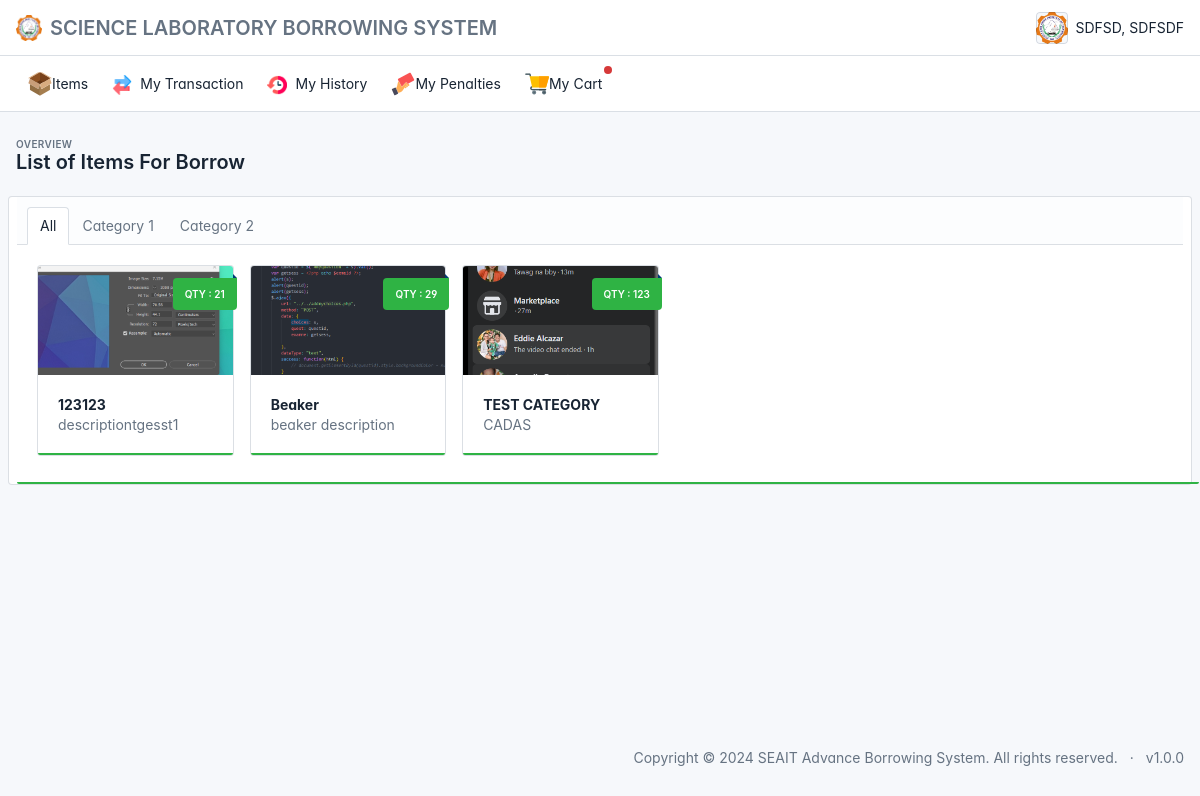
/user/index.php (signed in), run on the app's committed database.
### tables this page shows
CREATE TABLE IF NOT EXISTS `tbl_category` (
  `category_id` int NOT NULL AUTO_INCREMENT,
  `category_name` varchar(100) NOT NULL,
  `status` int NOT NULL DEFAULT '1',
  PRIMARY KEY (`category_id`)
);

CREATE TABLE IF NOT EXISTS `tbl_item` (
  `item_code` varchar(100) NOT NULL,
  `item_name` varchar(100) NOT NULL,
  `category_id` int NOT NULL,
  `size_id` int NOT NULL,
  `quantity` int NOT NULL DEFAULT '0',
  `status` int NOT NULL,
  `description` varchar(100) NOT NULL,
  `img_path` varchar(100) NOT NULL,
  `date_created` datetime NOT NULL DEFAULT CURRENT_TIMESTAMP,
  PRIMARY KEY (`item_code`),
  KEY `fk_category_id` (`category_id`),
  KEY `fk_size_id` (`size_id`)
);

### user/index.php (the view, shortened to what this page needs)
<?php
include '../connection.php';
?>
<!doctype html>
<html lang="en">
<?php include '../components/head.php' ?>
<body class=" layout-fluid">
  <div class="page">
    <?php include '../components/navbar.php' ?>
    <?php include '../components/usersidebar.php' ?>
    <div class="page-wrapper">
      <div class="page-header d-print-none">
        <div class="container-xl">
          <div class="row g-2 align-items-center">
            <div class="col">
              <div class="page-pretitle">
                Overview
              </div>
              <h2 class="page-title">
                List of Items For Borrow
              </h2>
            </div>
          </div>
        </div>
      </div>
        <div class="page-body">
          <div class="container-xl">
            <div class="row">
              <div class="card">
                <div class="card-status-bottom bg-success"></div>
                <div class="card-header">
                  <ul class="nav nav-tabs card-header-tabs" data-bs-toggle="tabs">
                    <li class="nav-item">
                      <a href="#all" class="nav-link active" data-bs-toggle="tab">All</a>
                    </li>
                    <?php
                    $sql = "SELECT * FROM tbl_category order by category_id";
                    $rs = $conn->query($sql);
                    foreach ($rs as $row) { ?>
                      <li class="nav-item">
                        <a href="#<?php echo str_replace(' ', '', $row['category_name']) ?>" class="nav-link text-capitalize" data-bs-toggle="tab"><?php echo $row['category_name'] ?></a>
                      </li>
                    <?php } ?>
                  </ul>
                </div>
                <div class="card-body w-75">
                  <div class="tab-content">
                    <div class="tab-pane active show" id="all">
                      <div class="row" id="cardContainer">
                        <?php
                        $sqls = "SELECT
                                      a.item_code,
                                      a.item_name,
                                      a.img_path,
                                      a.quantity,
                                      b.category_name,
                                      a.description
                                  FROM
                                      tbl_item a
                                  LEFT JOIN tbl_category b ON
                                      a.category_id = b.category_id
                                  LEFT JOIN tbl_size c ON
                                      a.size_id = c.size_id
                                  WHERE a.status=1
                                  ORDER BY
                                      a.date_created ASC";
                        $rss = $conn->query($sqls);
                        foreach ($rss as $rows) { ?>
                          <div class="col-lg-3 pb-2">
                            <div class="card card-link card-link-pop" onclick="window.location.href='borrowslip.php?code=<?php echo $rows['item_code'] ?>'" style="cursor:pointer">
                              <?php
                              if ($rows['quantity'] === '0') {
                                echo "
                                <div class='ribbon bg-danger'> Out of Stock </div>";
                              } else {
                                echo "<div class='ribbon bg-success'> Qty : " . $rows['quantity'] . "</div>";
                              }
                              ?>
                              <div class="card-status-bottom bg-success"></div>
                              <div class="img-responsive img-responsive-16x9 card-img-top" style="background-image: url('../static/item/<?php echo $rows['img_path'] ?>')"></div>
                              <div class="card-body">
                                <span class="text-capitalize fw-bolder asname"><?php echo $rows['item_name'] ?></span>
                                <p class="text-muted asdes"><?php echo $rows['description'] ?></p>
                              </div>
                            </div>
                          </div>
                        <?php } ?>
                      </div>
                    </div>
                  </div>
                </div>
              </div>
            </div>
          </div>
        </div>
      </div>
      <?php include '../components/footer.php' ?>
    </div>
</body>
</html>

### components/head.php (style rules this page uses)
:root { --tblr-font-sans-serif: 'Inter Var', -apple-system, BlinkMacSystemFont, San Francisco, Segoe UI, Roboto, Helvetica Neue, sans-serif; }
body { font-feature-settings: "cv03", "cv04", "cv11"; }

### data on the page
tbl_category: category_name "Category 1"
tbl_category: category_name "Category 2"
tbl_item: quantity "21", img_path (picture), item_name "123123", description "descriptiontgesst1"
tbl_item: quantity "29", img_path (picture), item_name "Beaker", description "beaker description"
tbl_item: quantity "123", img_path (picture), item_name "TEST CATEGORY", description "CADAS"

### other printed values
$_SESSION['name'] "SDFSD, SDFSDF"
